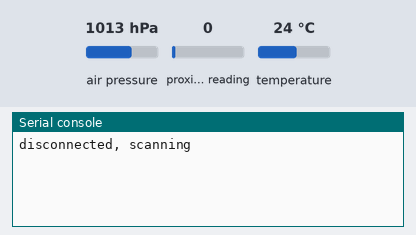
Recording of a program running on a simulated CircuitPython board. Shown: the last lines printed to the serial console. The test bench sets the inputs (shaded band); at power-on: air pressure 1013 hPa, proximity reading 0, temperature 24 °C. Nothing arrives over Bluetooth unless stated.

Above: at 1.2 s.
1.3 s: air pressure set to 952 hPa
At 3.4 s:
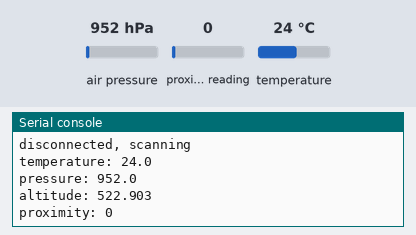
3.5 s: proximity reading set to 5
At 4.7 s:
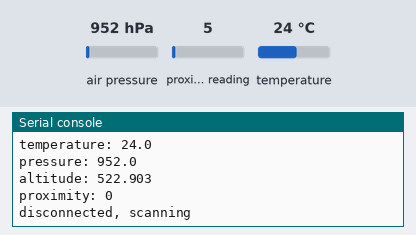
5.0 s: temperature set to 12 °C
At 5.6 s:
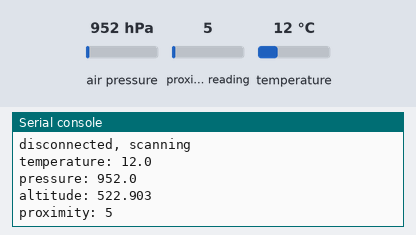

The program:

code.py
```python
import asyncio
import time
import board
import digitalio
from adafruit_ble import BLERadio
from adafruit_ble.advertising.standard import ProvideServicesAdvertisement
from adafruit_ble.services.nordic import UARTService
import adafruit_bmp280
from adafruit_apds9960.apds9960 import APDS9960

temperature = 0
pressure = 0
altitutde = 0
proximity = 0

async def readSensorData():
    i2c = board.I2C()
    bmp280 = adafruit_bmp280.Adafruit_BMP280_I2C(i2c)
    bmp280.sea_level_pressure = 1013.25
    time.sleep(1)
    global temperature
    global pressure
    global altitutde

    while True:
         temperature = bmp280.temperature
         pressure = bmp280.pressure
         altitutde = bmp280.altitude
         print("temperature:", bmp280.temperature)
         print("pressure:" , bmp280.pressure)
         print("altitude:" ,  bmp280.altitude)
         await asyncio.sleep(1)

async def proximitySensor():
    i2c = board.I2C()
    apds = APDS9960(i2c)
    apds.enable_proximity = True
    global proximity
    while True:
        proximity = apds.proximity
        print("proximity:", apds.proximity)
        await asyncio.sleep(1)

async def sendDataViaBle():
    ble = BLERadio()
    input = digitalio.DigitalInOut(board.D9)
    input.direction = digitalio.Direction.INPUT
    input.pull = digitalio.Pull.DOWN
    while True:
      while ble.connected and any(UARTService in connection for connection in ble.connections):
          for connection in ble.connections:
                if UARTService not in connection:
                    continue
                uart = connection[UARTService]
                inputSend = "I" + str(input.value)
                print(inputSend)
                uart.write(inputSend.encode('utf-8'))
                time.sleep(.5)
                temperaatureData = "T" + str(temperature)
                print(temperaatureData)
                uart.write(temperaatureData.encode('utf-8'))
                time.sleep(.5)
                pressureData = "P" + str(pressure)
                print(pressureData)
                uart.write(pressureData.encode('utf-8'))
                time.sleep(.5)
                altitutdeData = "A" + str(altitutde)
                print(altitutdeData)
                uart.write(altitutdeData.encode('utf-8'))
                time.sleep(.5)
                proximityData = "R" + str(proximity)
                print(proximityData)
                uart.write(proximityData.encode('utf-8'))
                time.sleep(.5)
          await asyncio.sleep(1)
      print("disconnected, scanning")
      for advertisement in ble.start_scan(ProvideServicesAdvertisement, timeout=1):
           if UARTService not in advertisement.services:
            continue
           ble.connect(advertisement)
           print("connected")
           break
      ble.stop_scan()
      await asyncio.sleep(1)


async def main():
    sendData = asyncio.create_task(sendDataViaBle())
    readData = asyncio.create_task(readSensorData())
    readProximitySensor = asyncio.create_task(proximitySensor())
    await asyncio.gather(sendData,readData,readProximitySensor)
    print("done")


asyncio.run(main())
```

Measured:
- after the input at 1.3 s, the serial console: prints a new line after 0.70 s (image 1)
- after the input at 5.0 s, the serial console: prints a new line at once (image 3)
